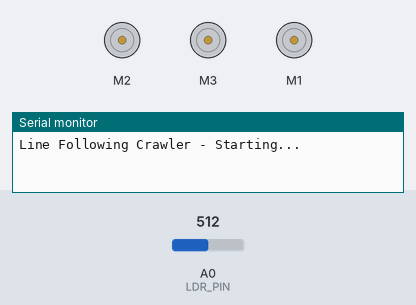
This sketch was run on a simulated Arduino Uno, built with avr-gcc and run on an emulated ATmega328P. Shown: 3 × DC motor (green arrow = forward, orange = backward, longer = faster), the last lines printed to the serial monitor. The test bench sets the inputs (shaded band); at power-on: A0 (LDR_PIN) = 512.

Above: at 0.1 s.
At 2.2 s:
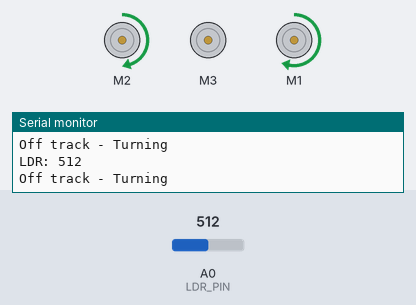
2.3 s: A0 (LDR_PIN) set to 360
5.3 s: A0 (LDR_PIN) set to 333
At 6.1 s:
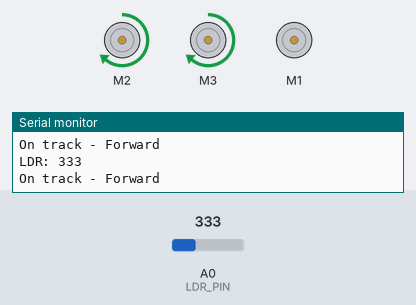
Timing chart, 0 to 8.3 s (numbered marks = the images above; inputs shaded):
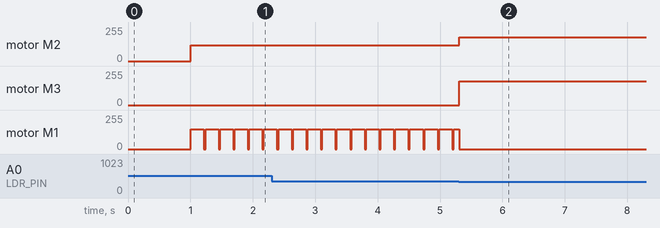

Measured:
- the behaviour switches between 350 and 349 on A0 (LDR_PIN) (found by bisection; images 1 and 2)
- after the input at 5.3 s, motor M2: forward 120/255 → forward 180/255 at once; motor M3: stopped → forward 180/255 at once

The sketch:

project.cpp.ino
```cpp
// -----------------------------------------------------------
// C-ENG-C Senior Design 2024 - Line Following CrawlBot
// Using AFMotor_R4 motor shield + 1 LDR brightness sensor
// Motors: M1 = Left, M2 = ccenter assist, M3 = right
// -----------------------------------------------------------

#include "AFMotor_R4.h"

// ---- Motor Objects ----
AF_DCMotor motorL(2);   // Left motor on M1
AF_DCMotor motorR(3);   // center motor on M3
AF_DCMotor motorC(1);   // Center motor on M3

// ---- LDR Sensor ----
const int LDR_PIN = A0;

// ---- Threshold (tune on real track) ----
int BRIGHTNESS_THRESHOLD = 350;  // change after testing

// ---- Motor speeds (0–255) ----
int SPEED_FORWARD = 180;
int SPEED_TURN    = 120;  // Reduced from 160 for gentler turns
int SPEED_CENTER  = 150;  // Reduced from 180 for less aggressive center

// ---- Center motor pulse control ----

bool centerMotorActive = false;
unsigned long centerMotorStartTime = 0;
const unsigned long CENTER_PULSE_DURATION = 200; // milliseconds

void setup() {
  Serial.begin(9600);
  Serial.println("Line Following Crawler - Starting...");

  // Release all motors at start
  motorL.setSpeed(0);
  motorR.setSpeed(0);
  motorC.setSpeed(0);

  motorL.run(RELEASE);
  motorR.run(RELEASE);
  motorC.run(RELEASE);

  delay(1000); // small delay before movement
}

// ---- Helper Functions ----
void driveForward() {
  motorL.setSpeed(SPEED_FORWARD);
  motorR.setSpeed(SPEED_FORWARD);

  motorL.run(FORWARD);
  motorR.run(FORWARD);

  // Stop center motor when on track
  stopCenterMotor();
}

void turnRight() {
  motorL.setSpeed(SPEED_TURN);
  motorR.setSpeed(0);

  motorL.run(FORWARD);
  motorR.run(RELEASE);

  // Give a short burst with center motor to help turn
  pulseCenterMotor();
}

void turnLeft() {
  motorL.setSpeed(0);
  motorR.setSpeed(SPEED_TURN);

  motorL.run(RELEASE);
  motorR.run(FORWARD);

  // Give a short burst with center motor to help turn
  pulseCenterMotor();
}

void pulseCenterMotor() {
  // Only pulse if not already active or if it's been long enough since last pulse
  if (!centerMotorActive || (millis() - centerMotorStartTime > CENTER_PULSE_DURATION * 2)) {
    motorC.setSpeed(SPEED_CENTER);
    motorC.run(FORWARD);
    centerMotorActive = true;
    centerMotorStartTime = millis();
    Serial.println("Center motor PULSE");
  }
}

void stopCenterMotor() {
  motorC.setSpeed(0);
  motorC.run(RELEASE);
  centerMotorActive = false;
}

void checkCenterMotorPulse() {
  // Check if center motor pulse duration has elapsed
  if (centerMotorActive && (millis() - centerMotorStartTime > CENTER_PULSE_DURATION)) {
    stopCenterMotor();
    Serial.println("Center motor STOP");
  }
}

void loop() {
  // Check if center motor pulse needs to be stopped
  checkCenterMotorPulse();

  // Read the brightness from LDR
  int sensorValue = analogRead(LDR_PIN);

  // Print value for tuning threshold
  Serial.print("LDR: ");
  Serial.println(sensorValue);

  // Decide based on sensor
  if (sensorValue < BRIGHTNESS_THRESHOLD) {
    // DARK = on track → go forward (center motor OFF)
    driveForward();
    Serial.println("On track - Forward");
  } else {
    // LIGHT = off track → turn to search (center motor gives short pulse)
    turnRight();   // or turnLeft() if needed
    Serial.println("Off track - Turning");
  }

  delay(5); // short delay to stabilize reading
}
```
